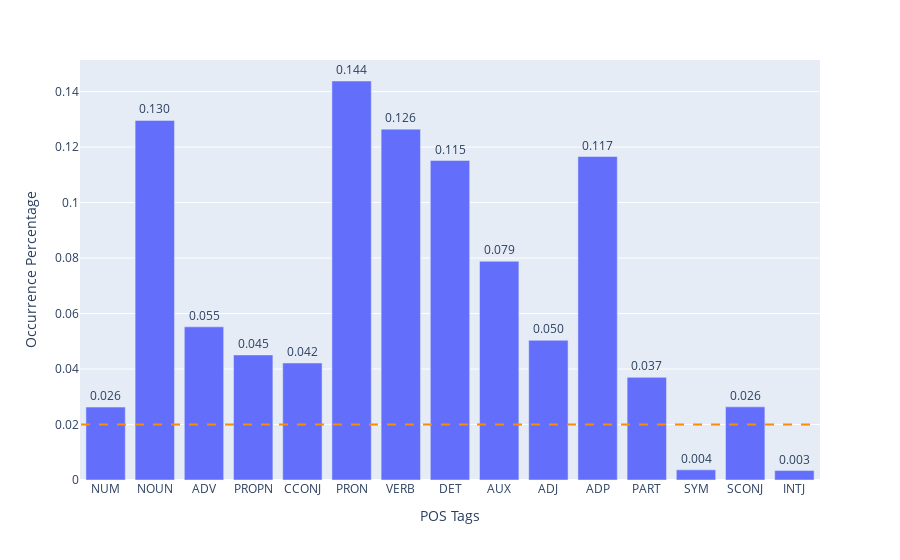
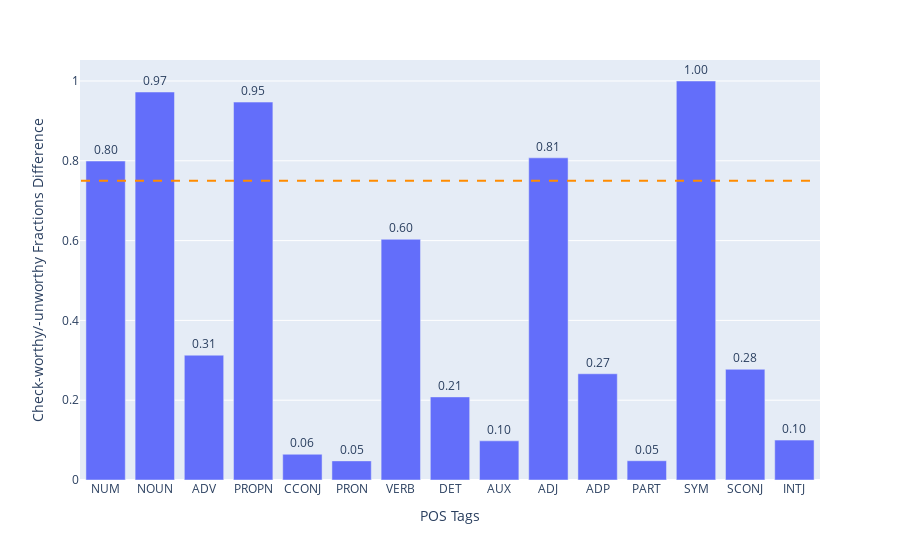

Write notebook code for charts like these, in order.
### Markdown cell above
Create figures depicting counts and ratios of each coarse- and fine-grained POS tags in both worthy and unworthy sentences.

### Code cell
x = comp_dfs['pos']['wstop']
x['Worthy Percentage'] = x['worthy_ratio']
x['Unworthy Percentage'] = x['unworthy_ratio']
x['Check-worthy/-unworthy Fractions Difference'] = (x['worthy_ratio'] - x['unworthy_ratio']).abs()
print(x)
x['Occurrence Percentage'] = x['occ_frac']
# for feat_type, stop_dict in comp_dfs.items():
#     # for stop_type, df in stop_dict.items():
#     df = stop_dict['wstop']
min_occ = thresholds['min_occ']['wstop']
min_ratio_diff = thresholds['min_ratio_diff']['wstop']
fig_count = px.bar(
    x,
    x='POS Tags',
    y='Occurrence Percentage',
    title=None,
    text_auto='.3f'
) # title=f'{feat_type} - {stop_type} count'
fig_ratio = px.bar(
    x,
    x='POS Tags',
    # y=['unworthy_ratio', 'worthy_ratio'],
    y='Check-worthy/-unworthy Fractions Difference', #['Unworthy Percentage', 'Worthy Percentage'],
    title=None,
    text_auto='.2f'
)
fig_count.add_shape(type="line",
    x0=-0.5, y0=min_occ, x1=14.5, y1=min_occ,
    line=dict(
        color="DarkOrange",
        width=2,
        dash="dash",
    )
)
fig_ratio.add_shape(type="line",
    x0=-0.5, y0=min_ratio_diff, x1=14.5, y1=min_ratio_diff,
    line=dict(
        color="DarkOrange",
        width=2,
        dash="dash",
    )
)
fig_count.update_traces(textfont_size=12, textangle=0, textposition="outside", cliponaxis=False)
fig_ratio.update_traces(textfont_size=12, textangle=0, textposition="outside", cliponaxis=False)
fig_count.update(layout_title_text=None,#'Class imbalance in political debates data.',
           layout_showlegend=False)
fig_count.show()
fig_ratio.show()
#         # break
#     break
# fig_w_sum = px.bar(comp_dfs['pos']['wstop'], x='pos', y=['worthy', 'unworthy', 'sum'], title='pos tags')
# fig_percent = 
# # fig_w_sum.show()
# fig_percent.show()

### Figure 1 — Plotly figure (JSON) as saved in the notebook; plotly's stock layout.template omitted (floating-point values rounded to 4 significant figures)
{"data": [{"alignmentgroup": "True", "cliponaxis": false, "hovertemplate": "POS Tags=%{x}<br>Occurrence Percentage=%{y}<extra></extra>", "legendgroup": "", "marker": {"color": "#636efa", "pattern": {"shape": ""}}, "name": "", "offsetgroup": "", "orientation": "v", "showlegend": false, "textangle": 0, "textfont": {"size": 12}, "textposition": "outside", "texttemplate": "%{y:.3f}", "type": "bar", "x": ["NUM", "NOUN", "ADV", "PROPN", "CCONJ", "PRON", "VERB", "DET", "AUX", "ADJ", "ADP", "PART", "SYM", "SCONJ", "INTJ"], "xaxis": "x", "y": [0.02628, 0.1296, 0.0552, 0.04508, 0.04218, 0.1438, 0.1265, 0.1152, 0.07884, 0.05035, 0.1166, 0.037, 0.003657, 0.02637, 0.003402], "yaxis": "y"}], "layout": {"barmode": "relative", "legend": {"tracegroupgap": 0}, "margin": {"t": 60}, "shapes": [{"line": {"color": "DarkOrange", "dash": "dash", "width": 2}, "type": "line", "x0": -0.5, "x1": 14.5, "y0": 0.02, "y1": 0.02}], "showlegend": false, "xaxis": {"anchor": "y", "domain": [0, 1], "title": {"text": "POS Tags"}}, "yaxis": {"anchor": "x", "domain": [0, 1], "title": {"text": "Occurrence Percentage"}}}}

### Figure 2 — Plotly figure (JSON) as saved in the notebook; plotly's stock layout.template omitted (floating-point values rounded to 4 significant figures)
{"data": [{"alignmentgroup": "True", "cliponaxis": false, "hovertemplate": "POS Tags=%{x}<br>Check-worthy/-unworthy Fractions Difference=%{y}<extra></extra>", "legendgroup": "", "marker": {"color": "#636efa", "pattern": {"shape": ""}}, "name": "", "offsetgroup": "", "orientation": "v", "showlegend": false, "textangle": 0, "textfont": {"size": 12}, "textposition": "outside", "texttemplate": "%{y:.2f}", "type": "bar", "x": ["NUM", "NOUN", "ADV", "PROPN", "CCONJ", "PRON", "VERB", "DET", "AUX", "ADJ", "ADP", "PART", "SYM", "SCONJ", "INTJ"], "xaxis": "x", "y": [0.7994, 0.9724, 0.3128, 0.9472, 0.06452, 0.0479, 0.6032, 0.2083, 0.09817, 0.8074, 0.2662, 0.04828, 1, 0.2774, 0.1], "yaxis": "y"}], "layout": {"barmode": "relative", "legend": {"tracegroupgap": 0}, "margin": {"t": 60}, "shapes": [{"line": {"color": "DarkOrange", "dash": "dash", "width": 2}, "type": "line", "x0": -0.5, "x1": 14.5, "y0": 0.75, "y1": 0.75}], "xaxis": {"anchor": "y", "domain": [0, 1], "title": {"text": "POS Tags"}}, "yaxis": {"anchor": "x", "domain": [0, 1], "title": {"text": "Check-worthy/-unworthy Fractions Difference"}}}}
